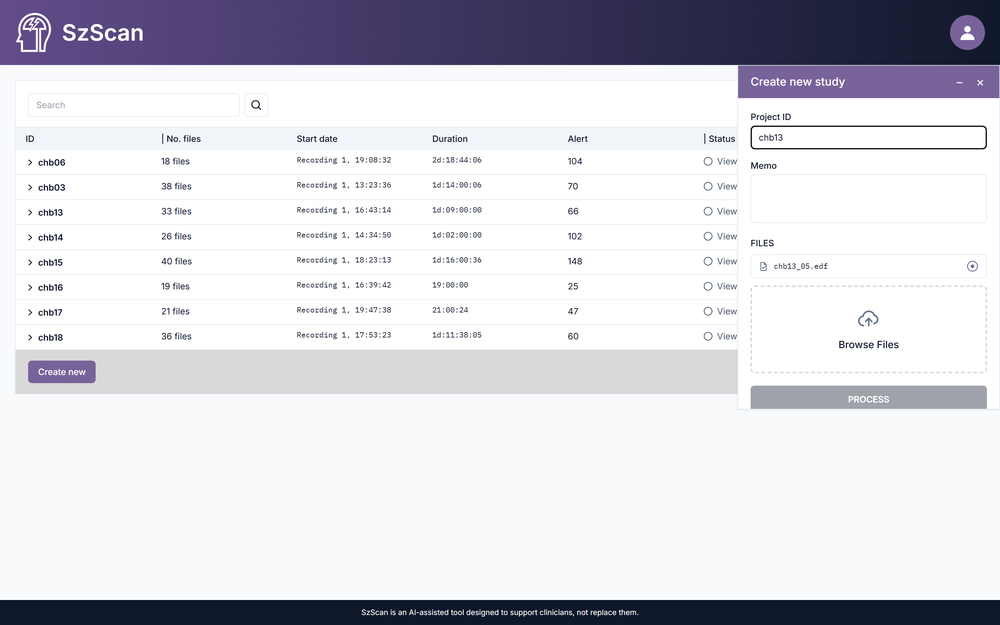
#> input picture web_demo/report_handback/fig3_6a_import.png, 1000 x 625 px, shrunk from 3200 x 2000 before the run
$ python make_fig3_6_application.py
#> lines starting #> are read from the running program, lines starting #| are printed output that depends on the picture
#> in load_panel, arr is the input picture: shape (625, 1000, 3); mean R, G, B 215.6, 215.8, 222.7
"""
Fig 3.6 (formerly emitted as fig3_11_application.png, see the output path note below) -
the application's own screens, composed from raw screenshots captured by
CC_PART2_PART4_PROMPT.md Part D on the frozen build (szscan-frozen-v2).

Screenshots are placed as-is, never redrawn or retouched -- the only edit made here is
cropping away window chrome (the app's own dark footer bar) and the large empty margin
below panel (a)'s Create New panel; the pixel content inside each crop is untouched.

Layout, per CC_PROMPT_FIG3_6.md Part B: panel (b), the detection timeline, is the widest
panel and spans the full width; (a), (c) and (d) sit in a row below it, scaled to a common
height. Panel labels follow the house style read from src/figures/fig2_14_event_scoring.py
(the only generator in this set that already draws lettered multi-panel labels):
"(x)  <one-line caption>", left-aligned, bold, fontsize 10.5 -- serif family and dpi=150
on-screen / 300 on save match src/figures/palette.py's shared RC. No overall figure title;
the caption belongs to the report text (CC_PROMPT_FIG3_6.md Part B).

Inputs (all four required by CC_PART2_PART4_PROMPT.md Part D):
  web_demo/report_handback/fig3_6a_import.png        - throwaway one-file chb13 upload,
                                                          discarded before Process
  web_demo/report_handback/fig3_6b_timeline.png       - chb13_62, Event 2 selected
  web_demo/report_handback/fig3_6c_channel_panel.png  - channel-level reconstruction
                                                          anomaly panel, Event 2
  web_demo/report_handback/fig3_6d_review.png         - Event 2's own review row,
                                                          Accept/Reject/Uncertain, unclicked

Output: figures/fig3_11_application.png (this repo's next free figure slot at the time
this script was written -- 21 figures existed; ls figures/*.png | wc -l must read 22
afterwards, per CC_PROMPT_FIG3_6.md Part B's own check).

Regenerate: python src/figures/make_fig3_6_application.py
"""
from pathlib import Path

import matplotlib
matplotlib.use("Agg")
import matplotlib.pyplot as plt
import numpy as np
from PIL import Image

ROOT = Path(__file__).resolve().parents[2]
SCREENSHOT_DIR = ROOT / "web_demo" / "report_handback"
OUT = ROOT / "figures" / "fig3_11_application.png"

RC = {
    "font.family": "serif",
    "font.size": 10,
    "figure.dpi": 150,
}
plt.rcParams.update(RC)

PANEL_LABEL_STYLE = dict(loc="left", fontsize=10.5, fontweight="bold", pad=8)

FIG_WIDTH_IN = 6.3  # CC_PROMPT_FIG3_6.md: "about 6 inches" printed text width
GAP_IN = 0.12
ROW_GAP_IN = 0.30
LABEL_BAND_IN = 0.30  # vertical room reserved for each row's "(x)  caption" title


def _crop_to_content(arr: np.ndarray, std_threshold: float = 5.0) -> np.ndarray:
    """Crop away the app's own dark footer bar, then any further blank margin above it.
    Two stages, in this order, because both the footer (white text on a dark bar) and
    real content have nonzero row-std -- a single bottom-up std scan finds the footer
    first and stops there, never reaching the real content boundary above it:

    1. Footer: scan the last 200 rows for the sharp brightness drop into the dark bar
       (window chrome, per CC_PROMPT_FIG3_6.md's composition rule) and cut there.
    2. Empty margin: within what is left, trim trailing rows with no real content
       (row-std <= threshold) back to the last row that still has it -- (a)'s Create New
       panel leaves a large blank gap above where the footer used to be.
    """
#> called with std_threshold = 5
    mean_b = arr.reshape(arr.shape[0], -1).mean(axis=1)
#> mean_b = 625 values, max 254.9 at index 173, min 22.67 at index 601, mean 218
    tail_start = max(0, arr.shape[0] - 200)
#> tail_start = 425
    footer_start = arr.shape[0]
#> footer_start = 625
    for r in range(arr.shape[0] - 1, tail_start, -1):
        if mean_b[r - 1] - mean_b[r] > 80:  # sharp light-to-dark drop = top edge of the footer
            footer_start = r
            break
    arr = arr[:footer_start]
#> arr: shape (600, 1000, 3)

    row_std = arr.reshape(arr.shape[0], -1).std(axis=1)
#> row_std = 600 values, max 91.33 at index 126, min 1.01 at index 173, mean 16.92
    last_content = 0
    for r in range(arr.shape[0] - 1, -1, -1):
        if row_std[r] > std_threshold:
            last_content = r
            break
    pad = 12
    end = min(arr.shape[0], last_content + pad)
#> end = 421
    return arr[:end]
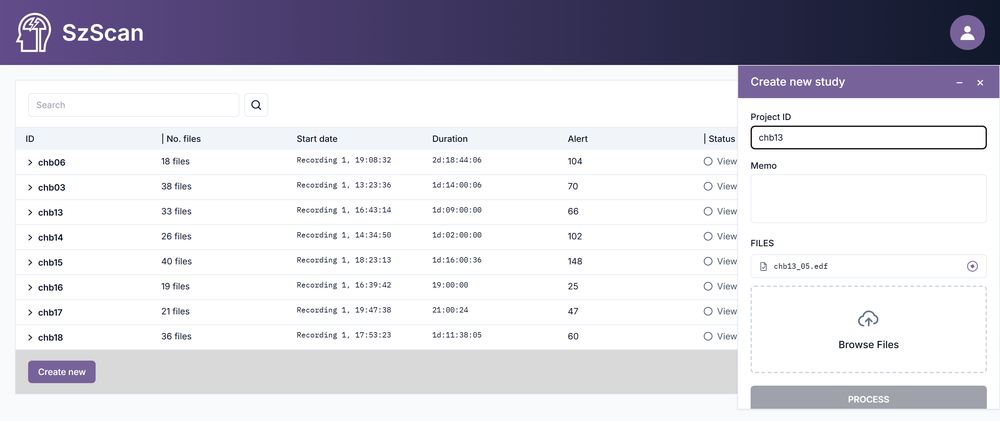
#> returned value: shape (421, 1000, 3); mean of channels 0, 1, 2 213.4, 212.5, 220.7; drawn as R, G, B


def load_panel(name: str, crop: bool) -> np.ndarray:
    path = SCREENSHOT_DIR / name
    if not path.exists():
        raise SystemExit(f"missing required screenshot: {path}")
    arr = np.asarray(Image.open(path).convert("RGB"))
    if crop:
        arr = _crop_to_content(arr)
    return arr


def main():
    img_a = load_panel("fig3_6a_import.png", crop=True)
    img_b = load_panel("fig3_6b_timeline.png", crop=True)
#> call 2 of load_panel, with name = 'fig3_6b_timeline.png', crop = True
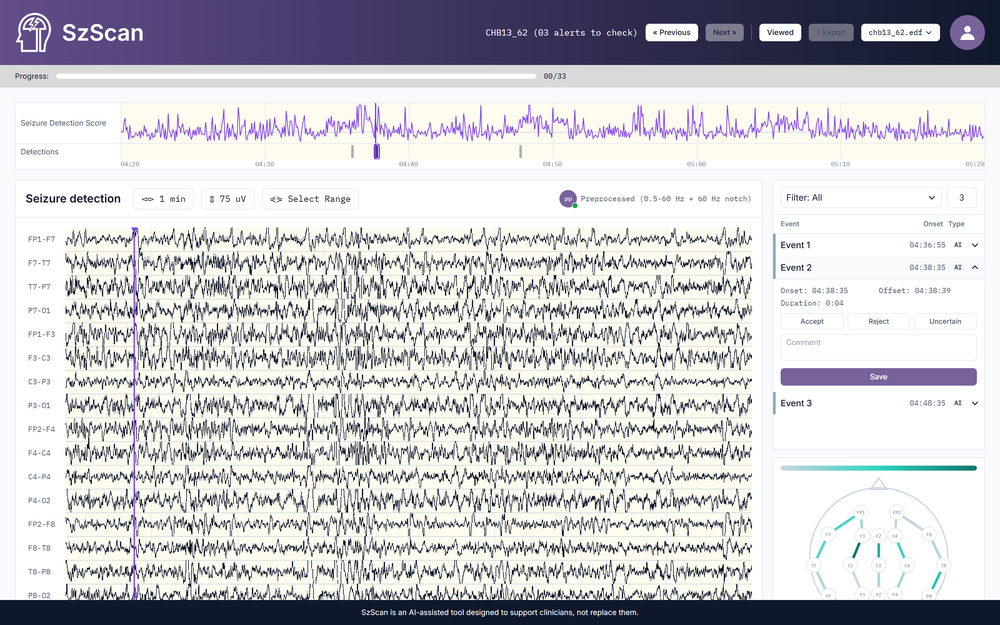
#> input picture web_demo/report_handback/fig3_6b_timeline.png, 1000 x 625 px, shrunk from 3200 x 2000 before the run
#> in load_panel, arr is the input picture: shape (625, 1000, 3); mean R, G, B 202.2, 201.5, 205.7
#> call 2 of _crop_to_content, with std_threshold = 5
#> in _crop_to_content (call 2), `mean_b = arr.reshape(arr.shape[0], -1).mean(axis=1)`: mean_b = 625 values, max 254.8 at index 168, min 23.29 at index 601, mean 203.1
#> in _crop_to_content (call 2), `arr = arr[:footer_start]`:
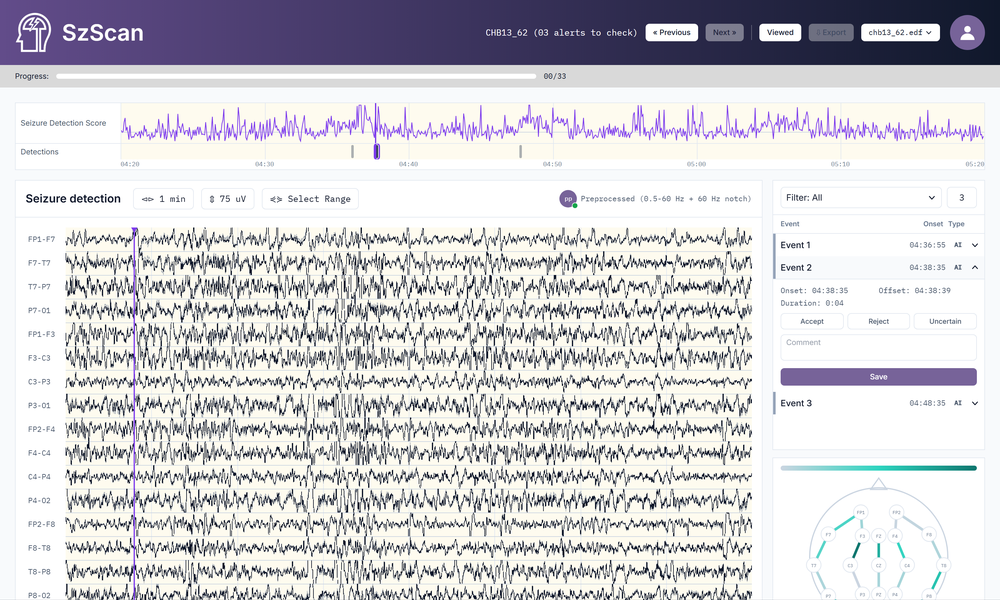
#> arr: shape (600, 1000, 3); mean of channels 0, 1, 2 209.8, 208.8, 212.3; drawn as R, G, B
#> in _crop_to_content (call 2), `row_std = arr.reshape(arr.shape[0], -1).std(axis=1)`: row_std = 600 values, max 78.07 at index 38, min 0 at index 68, mean 40.4
    img_c = load_panel("fig3_6c_channel_panel.png", crop=False)
#> call 3 of load_panel, with name = 'fig3_6c_channel_panel.png', crop = False
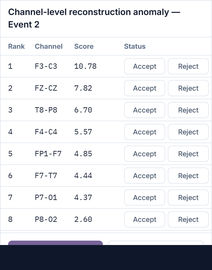
#> input picture web_demo/report_handback/fig3_6c_channel_panel.png, 212 x 270 px, shrunk from 680 x 864 before the run
#> in load_panel, arr is the input picture: shape (270, 212, 3); mean R, G, B 223.2, 224.5, 227.8
    img_d = load_panel("fig3_6d_review.png", crop=True)
#> call 4 of load_panel, with name = 'fig3_6d_review.png', crop = True
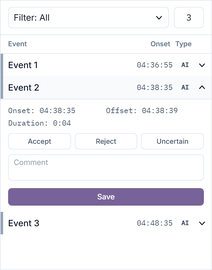
#> input picture web_demo/report_handback/fig3_6d_review.png, 212 x 270 px, shrunk from 680 x 864 before the run
#> in load_panel, arr is the input picture: shape (270, 212, 3); mean R, G, B 241.4, 240.8, 244.9
#> call 3 of _crop_to_content, with std_threshold = 5
#> in _crop_to_content (call 3), `mean_b = arr.reshape(arr.shape[0], -1).mean(axis=1)`: mean_b = 270 values, max 254.9 at index 235, min 126.8 at index 204, mean 242.4
#> in _crop_to_content (call 3), `arr = arr[:footer_start]`:
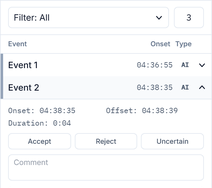
#> arr: shape (188, 212, 3); mean of channels 0, 1, 2 248.1, 248.9, 250; drawn as R, G, B
#> in _crop_to_content (call 3), `row_std = arr.reshape(arr.shape[0], -1).std(axis=1)`: row_std = 188 values, max 52.05 at index 64, min 1.2 at index 52, mean 11.58
#> in _crop_to_content (call 3), `return arr[:end]`:
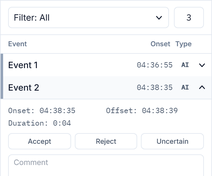
#> returned value: shape (176, 212, 3); mean of channels 0, 1, 2 247.8, 248.6, 249.8; drawn as R, G, B

    # --- geometry: (b) full width on top; (a),(c),(d) in a row below, common height ---
    ratio_b = img_b.shape[1] / img_b.shape[0]
#> ratio_b = 1.67
    top_h_in = FIG_WIDTH_IN / ratio_b
#> top_h_in = 3.78

    ratios = [img_a.shape[1] / img_a.shape[0], img_c.shape[1] / img_c.shape[0], img_d.shape[1] / img_d.shape[0]]
#> ratios = [2.38, 0.785, 1.2]
    n_gaps = 2
    bottom_h_in = (FIG_WIDTH_IN - n_gaps * GAP_IN) / sum(ratios)
#> bottom_h_in = 1.39
    bottom_widths_in = [bottom_h_in * r for r in ratios]
#> bottom_widths_in = [3.3, 1.09, 1.67]

    fig_h_in = LABEL_BAND_IN + top_h_in + ROW_GAP_IN + LABEL_BAND_IN + bottom_h_in
#> fig_h_in = 6.07
    fig = plt.figure(figsize=(FIG_WIDTH_IN, fig_h_in))

    def add_axes(x_in, y_in, w_in, h_in):
        return fig.add_axes([x_in / FIG_WIDTH_IN, y_in / fig_h_in, w_in / FIG_WIDTH_IN, h_in / fig_h_in])

    # Matplotlib figure coords have y=0 at the BOTTOM, so lay out bottom-up.
    y_bottom_row = 0.0
    y_top_row = bottom_h_in + LABEL_BAND_IN + ROW_GAP_IN
#> y_top_row = 1.99

    ax_b = add_axes(0.0, y_top_row, FIG_WIDTH_IN, top_h_in)
    ax_b.imshow(img_b)
    ax_b.set_title("(b)  Detection timeline: Event 2 selected and highlighted", **PANEL_LABEL_STYLE, clip_on=True)
    ax_b.axis("off")

    # The bottom row's three panels are much narrower than (b) (1.1-3.7in vs 6.3in) --
    # matplotlib's set_title() does not wrap or clip to the axes width by default, so a
    # caption sized for (b) overlaps its neighbours here. Short, per-panel captions plus
    # clip_on=True (belt and braces: truncate rather than overlap if a caption is ever
    # widened later) keep each row's three titles inside their own column.
    x = 0.0
    labels_bottom = ["(a)  Import in progress", "(c)  Channel panel", "(d)  Event review"]
    for img, w_in, label in zip([img_a, img_c, img_d], bottom_widths_in, labels_bottom):
        ax = add_axes(x, y_bottom_row, w_in, bottom_h_in)
        ax.imshow(img)
        ax.set_title(label, loc="left", fontsize=9, fontweight="bold", pad=6, clip_on=True)
        ax.axis("off")
        x += w_in + GAP_IN
#> this loop made 3 passes
#> (w_in, label, x) on passes 1 to 3: (3.3, '(a)  Import in progress', 3.42), (1.09, '(c)  Channel panel', 4.63), (1.67, '(d)  Event review', 6.42)
#> after the loop, x = 6.42

    OUT.parent.mkdir(parents=True, exist_ok=True)
    fig.savefig(OUT, dpi=300, bbox_inches="tight", facecolor="white")
    plt.close(fig)

#> (the run stopped early here; a loop or call above may not have finished)
